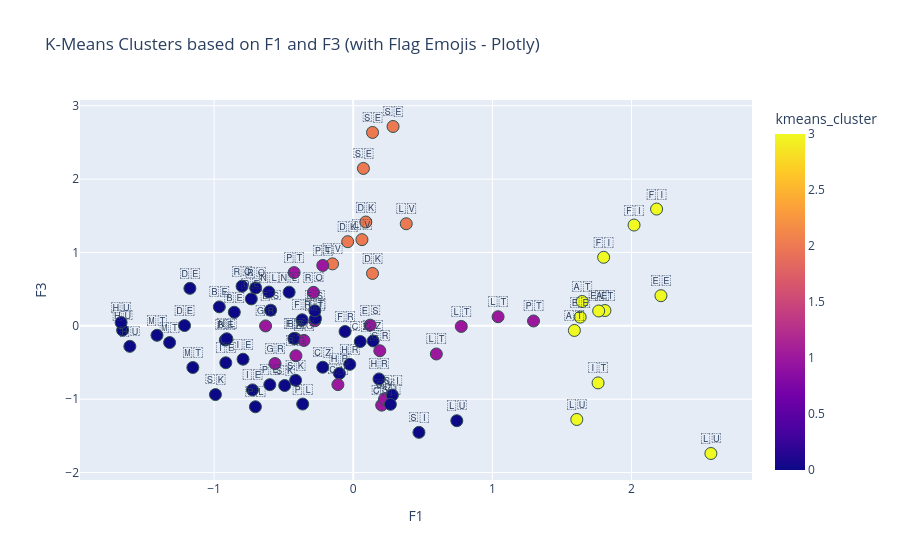

The cell this chart's notebook holds for it:
### Code cell
import plotly.express as px

# Define a new, distinct color map for the clusters, avoiding yellow
cluster_colors = {
    0: '#1b9e77', # Green
    1: '#d95f02', # Orange-brown
    2: '#7570b3', # Purple
    3: '#e7298a'  # Pink/Magenta
}
# Ensure the order of the clusters in the legend
cluster_category_order = [0, 1, 2, 3]

# Create an interactive scatter plot for F1 vs F3 with Flag Emojis
fig_f1_f3 = px.scatter(
    df_cfs_factors,
    x='F1',
    y='F3',
    color='kmeans_cluster',
    text='Flag_Emoji',
    hover_name='Country',
    title='K-Means Clusters based on F1 and F3 (with Flag Emojis - Plotly)',
    labels={'F1': 'Factor 1', 'F3': 'Factor 3'},
    color_discrete_map=cluster_colors, # Explicitly map colors
    category_orders={'kmeans_cluster': cluster_category_order} # Explicitly order legend
)

# Update traces to make markers larger and add an outline for visual grouping
fig_f1_f3.update_traces(
    textposition='top center',
    marker=dict(size=12, line=dict(width=1, color='DarkSlateGrey'))
)
fig_f1_f3.update_layout(
    xaxis_title='F1',
    yaxis_title='F3',
    legend_title='Cluster'
)
fig_f1_f3.show()

### Figure 1 — Plotly figure (JSON) as saved in the notebook; plotly's stock layout.template omitted (floating-point values rounded to 4 significant figures)
{"data": [{"hovertemplate": "<b>%{hovertext}</b><br><br>Factor 1=%{x}<br>Factor 3=%{y}<br>Flag_Emoji=%{text}<br>kmeans_cluster=%{marker.color}<extra></extra>", "hovertext": ["Austria", "Austria", "Austria", "Belgium", "Belgium", "Belgium", "Bulgaria", "Bulgaria", "Bulgaria", "Croatia", "Croatia", "Croatia", "Cyprus", "Cyprus", "Cyprus", "Czechia", "Czechia", "Czechia", "Denmark", "Denmark", "Denmark", "Estonia", "Estonia", "Estonia", "Finland", "Finland", "Finland", "France", "France", "France", "Germany", "Germany", "Germany", "Greece", "Greece", "Greece", "Hungary", "Hungary", "Hungary", "Ireland", "Ireland", "Ireland", "Italy", "Italy", "Italy", "Latvia", "Latvia", "Latvia", "Lithuania", "Lithuania", "Lithuania", "Luxembourg", "Luxembourg", "Luxembourg", "Malta", "Malta", "Malta", "Netherlands", "Netherlands", "Netherlands", "Poland", "Poland", "Poland", "Portugal", "Portugal", "Portugal", "Romania", "Romania", "Romania", "Slovakia", "Slovakia", "Slovakia", "Slovenia", "Slovenia", "Slovenia", "Spain", "Spain", "Spain", "Sweden", "Sweden", "Sweden"], "legendgroup": "", "marker": {"color": [3, 3, 3, 0, 0, 0, 1, 1, 1, 0, 0, 0, 1, 1, 1, 0, 0, 0, 2, 2, 2, 3, 3, 3, 3, 3, 3, 0, 0, 0, 0, 0, 0, 1, 1, 1, 0, 0, 0, 0, 0, 0, 1, 0, 3, 2, 2, 2, 1, 1, 1, 0, 3, 3, 0, 0, 0, 0, 0, 0, 0, 0, 0, 1, 1, 1, 0, 0, 1, 0, 0, 0, 0, 0, 0, 0, 0, 1, 2, 2, 2], "coloraxis": "coloraxis", "line": {"color": "DarkSlateGrey", "width": 1}, "size": 12, "symbol": "circle"}, "mode": "markers+text", "name": "", "orientation": "v", "showlegend": false, "text": ["🇦🇹", "🇦🇹", "🇦🇹", "🇧🇪", "🇧🇪", "🇧🇪", "🇧🇬", "🇧🇬", "🇧🇬", "🇭🇷", "🇭🇷", "🇭🇷", "🇨🇾", "🇨🇾", "🇨🇾", "🇨🇿", "🇨🇿", "🇨🇿", "🇩🇰", "🇩🇰", "🇩🇰", "🇪🇪", "🇪🇪", "🇪🇪", "🇫🇮", "🇫🇮", "🇫🇮", "🇫🇷", "🇫🇷", "🇫🇷", "🇩🇪", "🇩🇪", "🇩🇪", "🇬🇷", "🇬🇷", "🇬🇷", "🇭🇺", "🇭🇺", "🇭🇺", "🇮🇪", "🇮🇪", "🇮🇪", "🇮🇹", "🇮🇹", "🇮🇹", "🇱🇻", "🇱🇻", "🇱🇻", "🇱🇹", "🇱🇹", "🇱🇹", "🇱🇺", "🇱🇺", "🇱🇺", "🇲🇹", "🇲🇹", "🇲🇹", "🇳🇱", "🇳🇱", "🇳🇱", "🇵🇱", "🇵🇱", "🇵🇱", "🇵🇹", "🇵🇹", "🇵🇹", "🇷🇴", "🇷🇴", "🇷🇴", "🇸🇰", "🇸🇰", "🇸🇰", "🇸🇮", "🇸🇮", "🇸🇮", "🇪🇸", "🇪🇸", "🇪🇸", "🇸🇪", "🇸🇪", "🇸🇪"], "textposition": "top center", "type": "scatter", "x": [1.589, 1.645, 1.809, -0.9194, -0.9626, -0.8548, -0.412, -0.4146, -0.3542, -0.09917, -0.02491, 0.1852, 0.2044, -0.1102, 0.2249, -0.2191, 0.05048, 0.1431, 0.1385, -0.03987, 0.09059, 1.631, 1.764, 2.212, 1.8, 2.018, 2.18, -0.4262, -0.3673, -0.05878, -1.212, -1.174, -0.7326, -0.5622, -0.6301, 0.1909, -1.605, -1.658, -1.668, -0.7239, -0.7919, -0.9159, -0.276, -0.2715, 1.76, -0.1489, 0.06255, 0.3811, 0.5973, 0.7766, 1.041, 0.7445, 1.607, 2.571, -1.153, -1.32, -1.41, -0.9082, -0.6063, -0.4607, -0.703, -0.5995, -0.3632, -0.4248, -0.2189, 1.296, -0.799, -0.7011, -0.2857, -0.9903, -0.4924, -0.4144, 0.4724, 0.2813, 0.2671, -0.5935, -0.276, 0.1217, 0.07312, 0.1387, 0.2862], "xaxis": "x", "y": [-0.06294, 0.3316, 0.2088, -0.1928, 0.2583, 0.1852, -0.4074, -0.1734, -0.1987, -0.6483, -0.5252, -0.7234, -1.081, -0.8012, -0.9992, -0.5639, -0.214, -0.2064, 0.714, 1.147, 1.415, 0.1187, 0.2026, 0.4108, 0.934, 1.374, 1.592, -0.1722, 0.08284, -0.07722, 0.003811, 0.5111, 0.3673, -0.5144, -0.001236, -0.3394, -0.2799, -0.05885, 0.04519, -0.8732, -0.4549, -0.5031, 0.06993, 0.1001, -0.7777, 0.8448, 1.175, 1.391, -0.3836, -0.008274, 0.1241, -1.293, -1.276, -1.74, -0.5681, -0.2277, -0.1292, -0.1762, 0.4607, 0.4592, -1.103, -0.802, -1.066, 0.7254, 0.8231, 0.06624, 0.5405, 0.5166, 0.4568, -0.9373, -0.8133, -0.7422, -1.452, -0.944, -1.07, 0.213, 0.2059, 0.009629, 2.146, 2.636, 2.717], "yaxis": "y"}], "layout": {"coloraxis": {"colorbar": {"title": {"text": "kmeans_cluster"}}, "colorscale": [[0, "#0d0887"], [0.1111, "#46039f"], [0.2222, "#7201a8"], [0.3333, "#9c179e"], [0.4444, "#bd3786"], [0.5556, "#d8576b"], [0.6667, "#ed7953"], [0.7778, "#fb9f3a"], [0.8889, "#fdca26"], [1, "#f0f921"]]}, "legend": {"title": {"text": "Cluster"}, "tracegroupgap": 0}, "title": {"text": "K-Means Clusters based on F1 and F3 (with Flag Emojis - Plotly)"}, "xaxis": {"anchor": "y", "domain": [0, 1], "title": {"text": "F1"}}, "yaxis": {"anchor": "x", "domain": [0, 1], "title": {"text": "F3"}}}}
